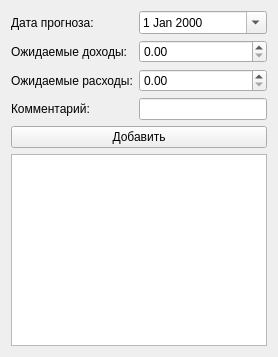
<?xml version="1.0" encoding="UTF-8"?>
<ui version="4.0">
 <class>ForecastWidget</class>
 <widget class="QWidget" name="ForecastWidget">
  <property name="windowTitle">
   <string>Прогноз</string>
  </property>
  <layout class="QVBoxLayout" name="verticalLayout">
   <item>
    <layout class="QFormLayout" name="formLayout">
     <item row="0" column="0">
      <widget class="QLabel" name="labelDate">
       <property name="text">
        <string>Дата прогноза:</string>
       </property>
      </widget>
     </item>
     <item row="0" column="1">
      <widget class="QDateEdit" name="editDate">
       <property name="calendarPopup">
        <bool>true</bool>
       </property>
       <property name="date">
        <date>2025-01-01</date>
       </property>
      </widget>
     </item>
     <item row="1" column="0">
      <widget class="QLabel" name="labelIncome">
       <property name="text">
        <string>Ожидаемые доходы:</string>
       </property>
      </widget>
     </item>
     <item row="1" column="1">
      <widget class="QDoubleSpinBox" name="editExpectedIncome">
       <property name="maximum">
        <double>1000000.00</double>
       </property>
       <property name="decimals">
        <number>2</number>
       </property>
      </widget>
     </item>
     <item row="2" column="0">
      <widget class="QLabel" name="labelExpense">
       <property name="text">
        <string>Ожидаемые расходы:</string>
       </property>
      </widget>
     </item>
     <item row="2" column="1">
      <widget class="QDoubleSpinBox" name="editExpectedExpense">
       <property name="maximum">
        <double>1000000.00</double>
       </property>
       <property name="decimals">
        <number>2</number>
       </property>
      </widget>
     </item>
     <item row="3" column="0">
      <widget class="QLabel" name="labelComment">
       <property name="text">
        <string>Комментарий:</string>
       </property>
      </widget>
     </item>
     <item row="3" column="1">
      <widget class="QLineEdit" name="editComment"/>
     </item>
    </layout>
   </item>
   <item>
    <widget class="QPushButton" name="btnAddForecast">
     <property name="text">
      <string>Добавить</string>
     </property>
    </widget>
   </item>
   <item>
    <widget class="QTableWidget" name="tableForecasts"/>
   </item>
  </layout>
 </widget>
 <resources/>
 <connections/>
</ui>
